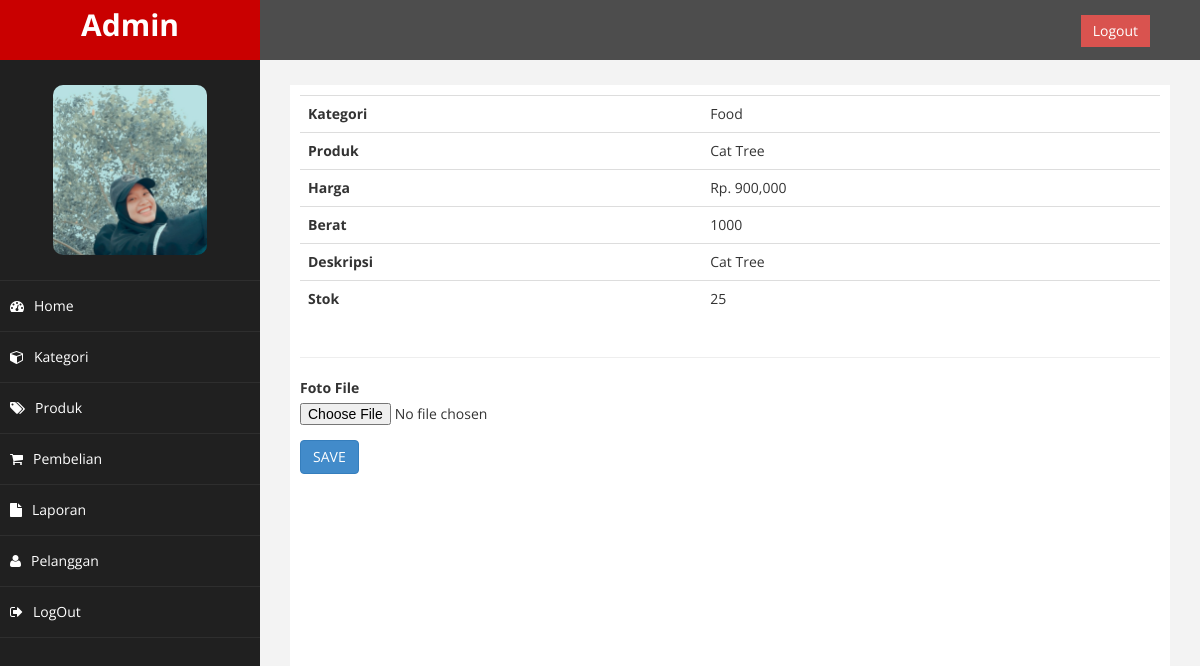
Screenshot of /admin/index.php?halaman=detailproduk&id=4 (signed in) with the database file from the repository.
### tables this page shows
CREATE TABLE `produk` (
  `id_produk` int(11) NOT NULL,
  `id_kategori` int(10) NOT NULL,
  `nama_produk` varchar(100) NOT NULL,
  `harga_produk` int(11) NOT NULL,
  `berat_produk` int(11) NOT NULL,
  `foto_produk` varchar(100) NOT NULL,
  `deskripsi_produk` text NOT NULL,
  `stok_produk` int(100) NOT NULL
);

CREATE TABLE `kategori` (
  `id_kategori` int(10) NOT NULL,
  `nama_kategori` varchar(255) NOT NULL
);

### admin/detailproduk.php (the view, shortened to what this page needs)
<?php
$id_produk = $_GET["id"];
$ambil = $koneksi->query("SELECT * FROM produk LEFT JOIN kategori ON produk.id_kategori=kategori.id_kategori WHERE id_produk='$id_produk'");
$detailproduk = $ambil->fetch_assoc();
?>
<table class="table">
    <tr>
        <th>Kategori</th>
        <td><?php echo $detailproduk["nama_kategori"]?></td>
    </tr>
    <tr>
        <th>Produk</th>
        <td><?php echo $detailproduk["nama_produk"]?></td>
    </tr>
    <tr>
        <th>Harga</th>
        <td>Rp. <?php echo number_format($detailproduk["harga_produk"])?></td>
    </tr>
    <tr>
        <th>Berat</th>
        <td><?php echo $detailproduk["berat_produk"]?></td>
    </tr>
    <tr>
        <th>Deskripsi</th>
        <td><?php echo $detailproduk["deskripsi_produk"]?></td>
    </tr>
    <tr>
        <th>Stok</th>
        <td><?php echo $detailproduk["stok_produk"]?></td>
    </tr>
</table>
<hr>
<form method="post" enctype="multipart/form-data">
    <div class="form-group">
        <label>Foto File</label>
        <input type="file" name="fotomu">
    </div>
    <button class="btn btn-primary" name="simpan" value="simpan">SAVE</button>
</form>

### admin/assets/css/custom.css (style rules this page uses)
body { font-family: 'Open Sans', sans-serif; }

### rows the page displays
produk: id_kategori.nama_kategori "Food", nama_produk "Cat Tree", harga_produk "900,000", berat_produk "1000", deskripsi_produk "Cat Tree", stok_produk "25"
